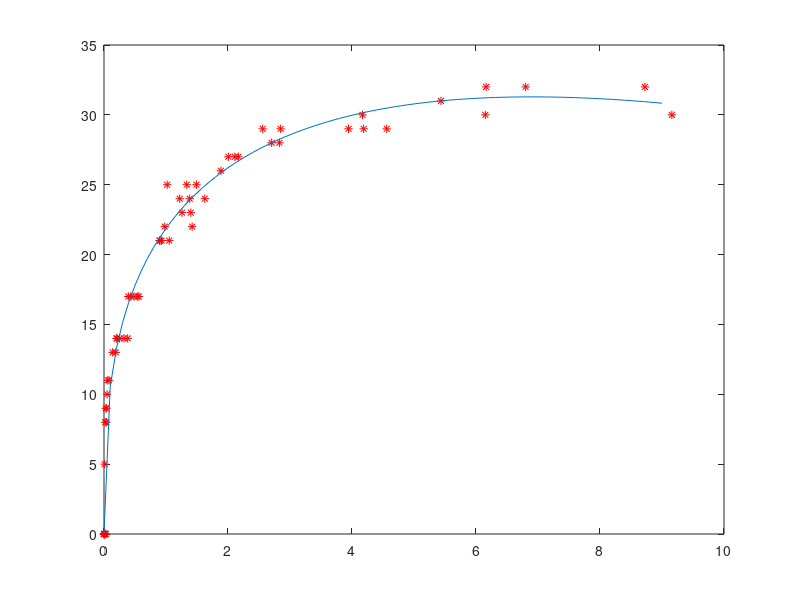

MATLAB code to generate this figure:
clear
load copper3.txt
V = zeros(4,63);

for i=1:63
    V(:,i) = [copper3(i,2)^(1/3);copper3(i,2)^(1/2);copper3(i,2);1];
end

V=V';

f = [zeros(1,4) ones(1,63)]';
A = [V -eye(63);
    -V -eye(63)];
b = [copper3(:,1);-copper3(:,1)];
X=linprog(f,A,b);

scale = 0:0.1:9;

for i=1:91
    Y(i) = X(1)*scale(i)^(1/3)+X(2)*scale(i)^(1/2)+X(3)*scale(i)+X(4);
end

figure
plot(copper3(:,2),copper3(:,1),'r*')
hold on
plot(scale,Y)